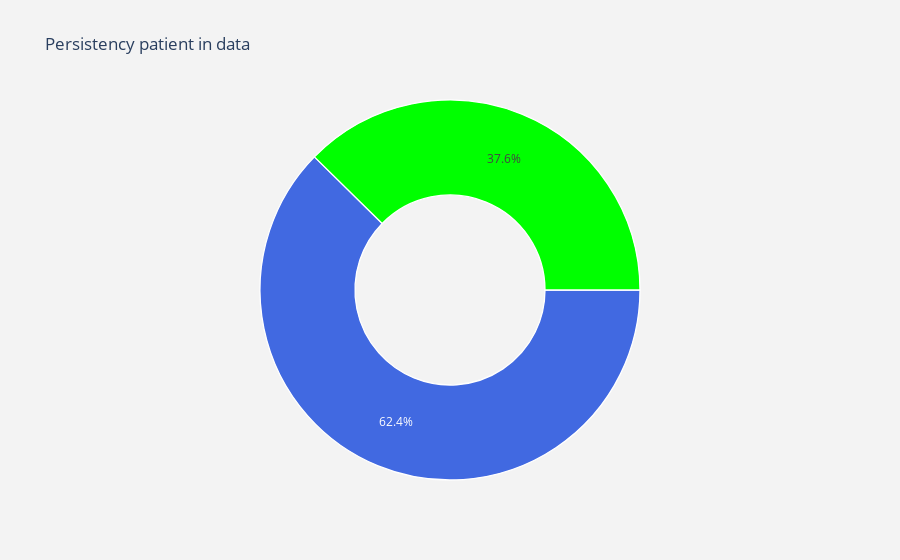

The code cell stored with this chart in its notebook:
### Code cell
# Splitting the data in 
lab = df["Persistency_Flag"].value_counts().keys().tolist()
#values
val = df["Persistency_Flag"].value_counts().values.tolist()

trace = go.Pie(labels = lab ,
               values = val ,
               marker = dict(colors =  [ 'royalblue' ,'lime'],
                             line = dict(color = "white",
                                         width =  1.3)
                            ),
               rotation = 90,
               hoverinfo = "label+value+text",
               hole = .5
              )
layout = go.Layout(dict(title = "Persistency patient in data",
                        plot_bgcolor  = "rgb(243,243,243)",
                        paper_bgcolor = "rgb(243,243,243)",
                       )
                  )

data = [trace]
fig = go.Figure(data = data,layout = layout)
fig.update_layout(showlegend=False)
py.iplot(fig)

### Figure 1 — Plotly figure (JSON) as saved in the notebook; plotly's stock layout.template omitted (floating-point values rounded to 4 significant figures)
{"data": [{"hole": 0.5, "hoverinfo": "label+value+text", "labels": ["Non-Persistent", "Persistent"], "marker": {"colors": ["royalblue", "lime"], "line": {"color": "white", "width": 1.3}}, "rotation": 90, "type": "pie", "values": [2135, 1289]}], "layout": {"paper_bgcolor": "rgb(243,243,243)", "plot_bgcolor": "rgb(243,243,243)", "showlegend": false, "title": {"text": "Persistency patient in data"}}}
